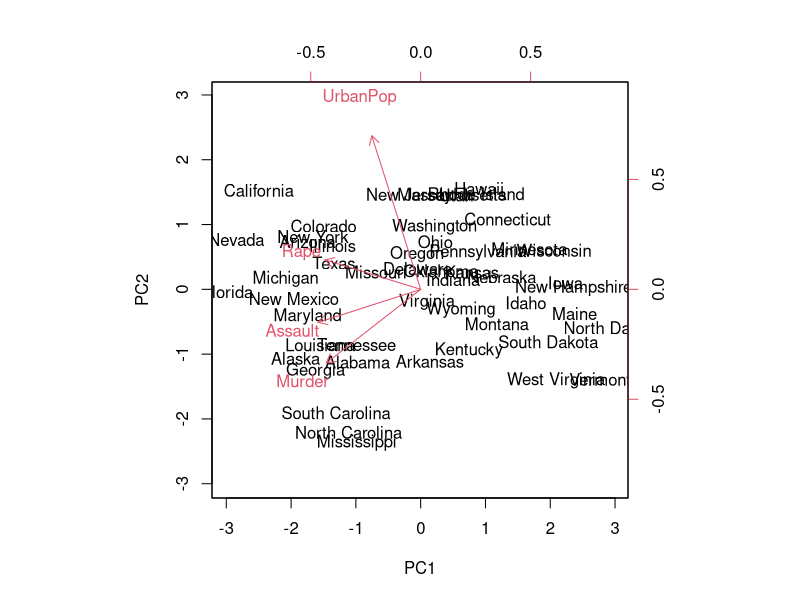
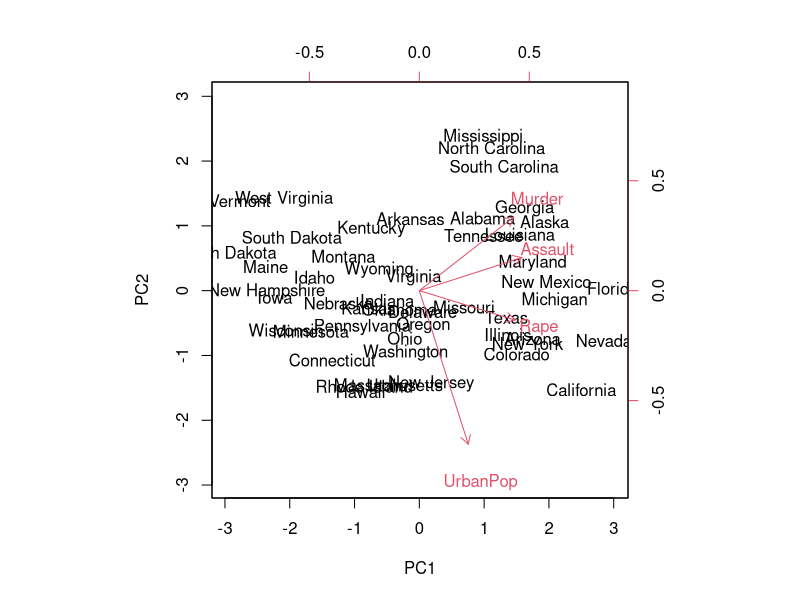
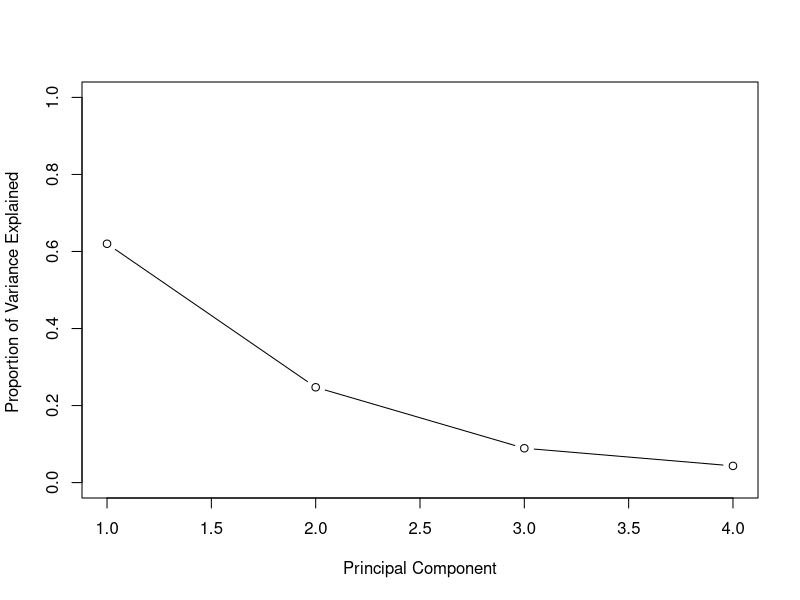
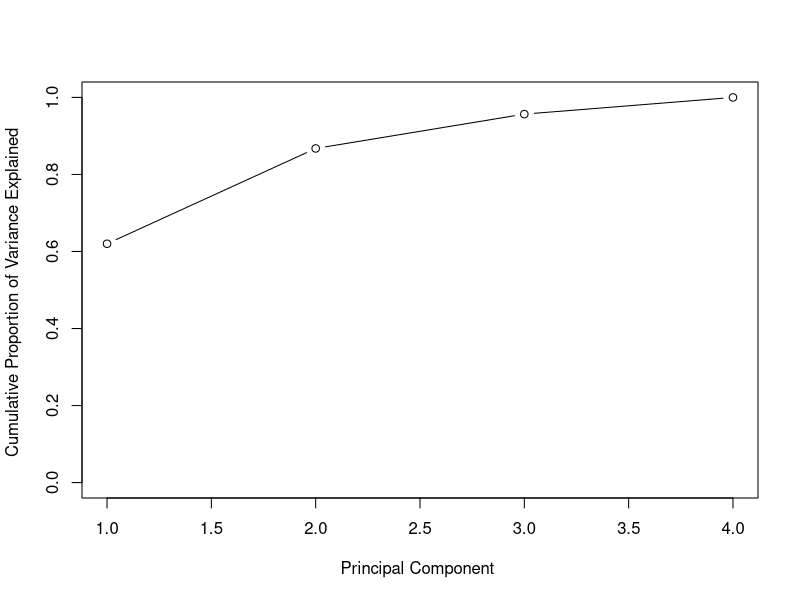

Reproduce these figures in R, in order.
## ---- chunk 1
knitr::opts_chunk$set(echo = TRUE)
## ---- chunk 2
states = row.names(USArrests)
states
## ---- chunk 3
names(USArrests)
## ---- chunk 4
apply(USArrests, 2, mean)
## ---- chunk 5
apply(USArrests, 2, var)
## ---- chunk 6
arrestspca = prcomp(USArrests, scale = TRUE)
summary(arrestspca)
## ---- chunk 7
names(arrestspca)
arrestspca$scale
arrestspca$center

arrestspca$rotation
## ---- chunk 8
biplot(arrestspca, scale=0)
## ---- chunk 9
arrestspca$rotation=-arrestspca$rotation
arrestspca$x=-arrestspca$x
biplot (arrestspca , scale =0)
## ---- chunk 10
vari = arrestspca$sdev^2
vari

## ---- chunk 11
pve = vari / sum(vari)
pve
## ---- chunk 12
plot(pve , xlab=" Principal Component ", ylab="Proportion of Variance Explained ", ylim=c(0,1), type='b')
## ---- chunk 13
plot(cumsum(pve), xlab="Principal Component ", ylab="Cumulative Proportion of Variance Explained ", ylim=c(0,1), type='b')
